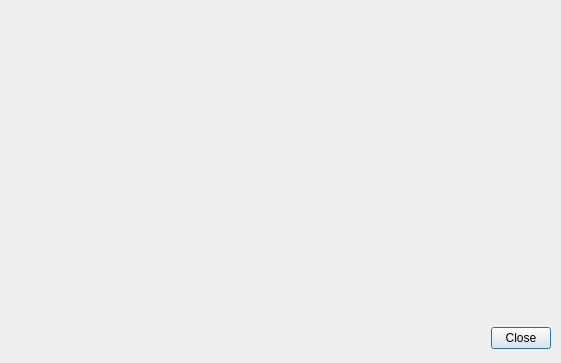
<ui version="4.0" >
 <class>UIPadSetting</class>
 <widget class="QDialog" name="UIPadSetting" >
  <property name="geometry" >
   <rect>
    <x>0</x>
    <y>0</y>
    <width>561</width>
    <height>363</height>
   </rect>
  </property>
  <property name="focusPolicy" >
   <enum>Qt::StrongFocus</enum>
  </property>
  <property name="windowTitle" >
   <string>Pad Configuration</string>
  </property>
  <widget class="QLabel" name="label" >
   <property name="geometry" >
    <rect>
     <x>-31</x>
     <y>0</y>
     <width>591</width>
     <height>321</height>
    </rect>
   </property>
   <property name="pixmap" >
    <pixmap resource="../resources/resources.qrc" >:/actions/controller.png</pixmap>
   </property>
  </widget>
  <widget class="QToolButton" name="tbUp" >
   <property name="geometry" >
    <rect>
     <x>110</x>
     <y>108</y>
     <width>50</width>
     <height>30</height>
    </rect>
   </property>
   <property name="focusPolicy" >
    <enum>Qt::NoFocus</enum>
   </property>
   <property name="toolTip" >
    <string>Up</string>
   </property>
   <property name="checkable" >
    <bool>true</bool>
   </property>
   <property name="autoRaise" >
    <bool>true</bool>
   </property>
  </widget>
  <widget class="QToolButton" name="tbX" >
   <property name="geometry" >
    <rect>
     <x>338</x>
     <y>125</y>
     <width>42</width>
     <height>43</height>
    </rect>
   </property>
   <property name="focusPolicy" >
    <enum>Qt::NoFocus</enum>
   </property>
   <property name="toolTip" >
    <string>X</string>
   </property>
   <property name="checkable" >
    <bool>true</bool>
   </property>
   <property name="autoRaise" >
    <bool>true</bool>
   </property>
  </widget>
  <widget class="QToolButton" name="tbY" >
   <property name="geometry" >
    <rect>
     <x>382</x>
     <y>93</y>
     <width>42</width>
     <height>43</height>
    </rect>
   </property>
   <property name="focusPolicy" >
    <enum>Qt::NoFocus</enum>
   </property>
   <property name="toolTip" >
    <string>Y</string>
   </property>
   <property name="checkable" >
    <bool>true</bool>
   </property>
   <property name="autoRaise" >
    <bool>true</bool>
   </property>
  </widget>
  <widget class="QToolButton" name="tbZ" >
   <property name="geometry" >
    <rect>
     <x>431</x>
     <y>74</y>
     <width>42</width>
     <height>43</height>
    </rect>
   </property>
   <property name="focusPolicy" >
    <enum>Qt::NoFocus</enum>
   </property>
   <property name="toolTip" >
    <string>Z</string>
   </property>
   <property name="checkable" >
    <bool>true</bool>
   </property>
   <property name="autoRaise" >
    <bool>true</bool>
   </property>
  </widget>
  <widget class="QToolButton" name="tbC" >
   <property name="geometry" >
    <rect>
     <x>461</x>
     <y>120</y>
     <width>54</width>
     <height>58</height>
    </rect>
   </property>
   <property name="focusPolicy" >
    <enum>Qt::NoFocus</enum>
   </property>
   <property name="toolTip" >
    <string>C</string>
   </property>
   <property name="checkable" >
    <bool>true</bool>
   </property>
   <property name="autoRaise" >
    <bool>true</bool>
   </property>
  </widget>
  <widget class="QToolButton" name="tbB" >
   <property name="geometry" >
    <rect>
     <x>401</x>
     <y>142</y>
     <width>54</width>
     <height>58</height>
    </rect>
   </property>
   <property name="focusPolicy" >
    <enum>Qt::NoFocus</enum>
   </property>
   <property name="toolTip" >
    <string>B</string>
   </property>
   <property name="checkable" >
    <bool>true</bool>
   </property>
   <property name="autoRaise" >
    <bool>true</bool>
   </property>
  </widget>
  <widget class="QToolButton" name="tbA" >
   <property name="geometry" >
    <rect>
     <x>350</x>
     <y>179</y>
     <width>54</width>
     <height>58</height>
    </rect>
   </property>
   <property name="focusPolicy" >
    <enum>Qt::NoFocus</enum>
   </property>
   <property name="toolTip" >
    <string>A</string>
   </property>
   <property name="checkable" >
    <bool>true</bool>
   </property>
   <property name="autoRaise" >
    <bool>true</bool>
   </property>
  </widget>
  <widget class="QToolButton" name="tbStart" >
   <property name="geometry" >
    <rect>
     <x>247</x>
     <y>188</y>
     <width>70</width>
     <height>30</height>
    </rect>
   </property>
   <property name="focusPolicy" >
    <enum>Qt::NoFocus</enum>
   </property>
   <property name="toolTip" >
    <string>Start</string>
   </property>
   <property name="checkable" >
    <bool>true</bool>
   </property>
   <property name="autoRaise" >
    <bool>true</bool>
   </property>
  </widget>
  <widget class="QToolButton" name="tbRightTrigger" >
   <property name="geometry" >
    <rect>
     <x>387</x>
     <y>4</y>
     <width>101</width>
     <height>51</height>
    </rect>
   </property>
   <property name="focusPolicy" >
    <enum>Qt::NoFocus</enum>
   </property>
   <property name="toolTip" >
    <string>Right trigger</string>
   </property>
   <property name="checkable" >
    <bool>true</bool>
   </property>
   <property name="autoRaise" >
    <bool>true</bool>
   </property>
  </widget>
  <widget class="QToolButton" name="tbLeftTrigger" >
   <property name="geometry" >
    <rect>
     <x>70</x>
     <y>4</y>
     <width>101</width>
     <height>51</height>
    </rect>
   </property>
   <property name="focusPolicy" >
    <enum>Qt::NoFocus</enum>
   </property>
   <property name="toolTip" >
    <string>Left trigger</string>
   </property>
   <property name="checkable" >
    <bool>true</bool>
   </property>
   <property name="autoRaise" >
    <bool>true</bool>
   </property>
  </widget>
  <widget class="QToolButton" name="tbDown" >
   <property name="geometry" >
    <rect>
     <x>110</x>
     <y>173</y>
     <width>50</width>
     <height>30</height>
    </rect>
   </property>
   <property name="focusPolicy" >
    <enum>Qt::NoFocus</enum>
   </property>
   <property name="toolTip" >
    <string>Down</string>
   </property>
   <property name="checkable" >
    <bool>true</bool>
   </property>
   <property name="autoRaise" >
    <bool>true</bool>
   </property>
  </widget>
  <widget class="QToolButton" name="tbRight" >
   <property name="geometry" >
    <rect>
     <x>154</x>
     <y>131</y>
     <width>30</width>
     <height>50</height>
    </rect>
   </property>
   <property name="focusPolicy" >
    <enum>Qt::NoFocus</enum>
   </property>
   <property name="toolTip" >
    <string>Right</string>
   </property>
   <property name="checkable" >
    <bool>true</bool>
   </property>
   <property name="autoRaise" >
    <bool>true</bool>
   </property>
  </widget>
  <widget class="QToolButton" name="tbLeft" >
   <property name="geometry" >
    <rect>
     <x>86</x>
     <y>131</y>
     <width>30</width>
     <height>50</height>
    </rect>
   </property>
   <property name="focusPolicy" >
    <enum>Qt::NoFocus</enum>
   </property>
   <property name="toolTip" >
    <string>Left</string>
   </property>
   <property name="checkable" >
    <bool>true</bool>
   </property>
   <property name="autoRaise" >
    <bool>true</bool>
   </property>
  </widget>
  <widget class="QLabel" name="lInfos" >
   <property name="geometry" >
    <rect>
     <x>183</x>
     <y>270</y>
     <width>191</width>
     <height>41</height>
    </rect>
   </property>
   <property name="alignment" >
    <set>Qt::AlignCenter</set>
   </property>
  </widget>
  <widget class="QDialogButtonBox" name="padButtons">
   <property name="geometry" >
    <rect>
     <x>491</x>
     <y>323</y>
     <width>60</width>
     <height>30</height>
    </rect>
   </property>
   <property name="standardButtons">
    <set>QDialogButtonBox::Close</set>
   </property>
  </widget>
 </widget>
 <resources>
  <include location="../resources/resources.qrc" />
 </resources>
 <connections>
  <connection>
   <sender>padButtons</sender>
   <signal>rejected()</signal>
   <receiver>UIPadSetting</receiver>
   <slot>reject()</slot>
  </connection>
 </connections>
</ui>
